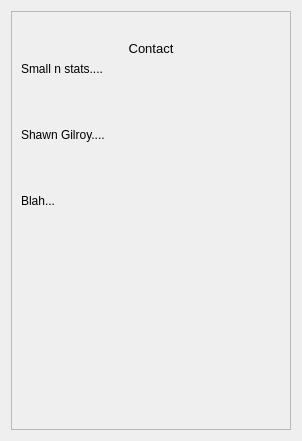
<?xml version="1.0" encoding="UTF-8"?>
<ui version="4.0">
 <class>ContactDialog</class>
 <widget class="QDialog" name="ContactDialog">
  <property name="geometry">
   <rect>
    <x>0</x>
    <y>0</y>
    <width>302</width>
    <height>441</height>
   </rect>
  </property>
  <property name="windowTitle">
   <string>Dialog</string>
  </property>
  <layout class="QVBoxLayout" name="verticalLayout">
   <item>
    <widget class="QScrollArea" name="scrollArea">
     <property name="widgetResizable">
      <bool>true</bool>
     </property>
     <widget class="QWidget" name="scrollAreaWidgetContents">
      <property name="geometry">
       <rect>
        <x>0</x>
        <y>0</y>
        <width>282</width>
        <height>421</height>
       </rect>
      </property>
      <layout class="QVBoxLayout" name="verticalLayout_2">
       <item>
        <widget class="QLabel" name="label_2">
         <property name="text">
          <string/>
         </property>
         <property name="pixmap">
          <pixmap resource="resourcefile.qrc">:/images/SNS.png</pixmap>
         </property>
         <property name="alignment">
          <set>Qt::AlignCenter</set>
         </property>
        </widget>
       </item>
       <item>
        <widget class="QLabel" name="label">
         <property name="text">
          <string>&lt;html&gt;&lt;head/&gt;&lt;body&gt;&lt;p align=&quot;center&quot;&gt;&lt;span style=&quot; font-size:10pt;&quot;&gt;Contact&lt;/span&gt;&lt;/p&gt;&lt;/body&gt;&lt;/html&gt;</string>
         </property>
        </widget>
       </item>
       <item>
        <widget class="QLabel" name="label_3">
         <property name="text">
          <string>&lt;html&gt;&lt;head/&gt;&lt;body&gt;&lt;p&gt;Small n stats....&lt;/p&gt;&lt;p&gt;&lt;br/&gt;&lt;/p&gt;&lt;p&gt;Shawn Gilroy....&lt;/p&gt;&lt;p&gt;&lt;br/&gt;&lt;/p&gt;&lt;p&gt;Blah...&lt;/p&gt;&lt;/body&gt;&lt;/html&gt;</string>
         </property>
        </widget>
       </item>
       <item>
        <spacer name="verticalSpacer">
         <property name="orientation">
          <enum>Qt::Vertical</enum>
         </property>
         <property name="sizeHint" stdset="0">
          <size>
           <width>20</width>
           <height>40</height>
          </size>
         </property>
        </spacer>
       </item>
      </layout>
     </widget>
    </widget>
   </item>
  </layout>
 </widget>
 <resources>
  <include location="resourcefile.qrc"/>
 </resources>
 <connections/>
</ui>
